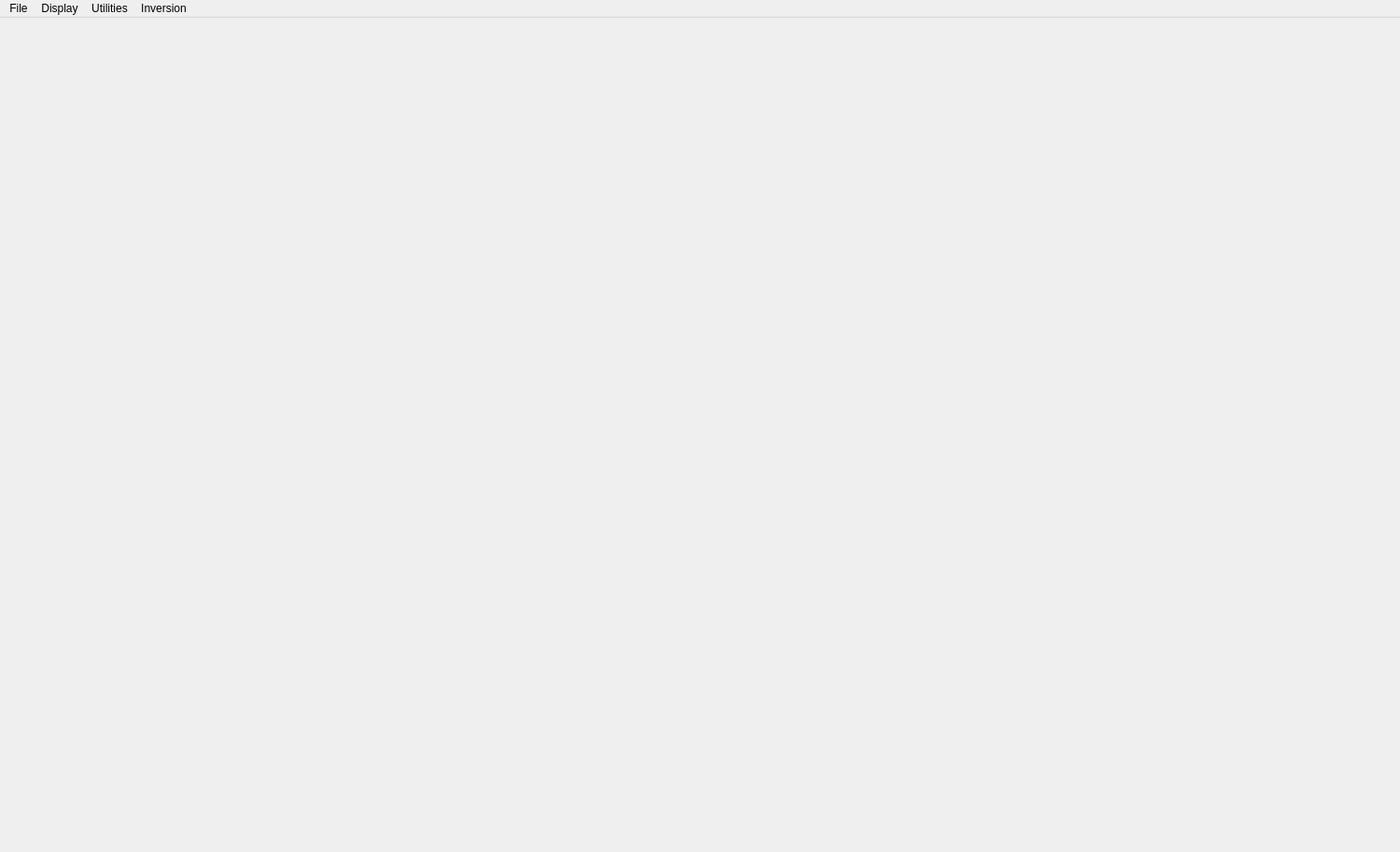
<?xml version="1.0" encoding="UTF-8"?>
<ui version="4.0">
 <class>MainWindow</class>
 <widget class="QMainWindow" name="MainWindow">
  <property name="geometry">
   <rect>
    <x>0</x>
    <y>0</y>
    <width>1500</width>
    <height>913</height>
   </rect>
  </property>
  <property name="windowTitle">
   <string>MainWindow</string>
  </property>
  <widget class="QWidget" name="centralwidget">
   <layout class="QHBoxLayout" name="horizontalLayout">
    <item>
     <widget class="QWidget" name="mplwindow" native="true">
      <property name="enabled">
       <bool>true</bool>
      </property>
      <property name="sizePolicy">
       <sizepolicy hsizetype="Expanding" vsizetype="Preferred">
        <horstretch>0</horstretch>
        <verstretch>0</verstretch>
       </sizepolicy>
      </property>
      <layout class="QVBoxLayout" name="mplvl"/>
     </widget>
    </item>
   </layout>
  </widget>
  <widget class="QMenuBar" name="menubar">
   <property name="geometry">
    <rect>
     <x>0</x>
     <y>0</y>
     <width>1500</width>
     <height>26</height>
    </rect>
   </property>
   <widget class="QMenu" name="menuFile">
    <property name="title">
     <string>File</string>
    </property>
    <addaction name="addData"/>
    <addaction name="saveSTN"/>
    <addaction name="saveDat"/>
    <addaction name="saveGXF"/>
    <addaction name="separator"/>
    <addaction name="readBase"/>
    <addaction name="save_base"/>
    <addaction name="separator"/>
    <addaction name="Save_plot"/>
    <addaction name="separator"/>
    <addaction name="geography"/>
    <addaction name="quitAction"/>
   </widget>
   <widget class="QMenu" name="plotMenu">
    <property name="title">
     <string>Display</string>
    </property>
    <addaction name="originalPlot"/>
    <addaction name="actualPlot"/>
    <addaction name="change_file"/>
    <addaction name="join"/>
    <addaction name="separator"/>
    <addaction name="plotLine"/>
    <addaction name="basePlot"/>
    <addaction name="medianPlot"/>
    <addaction name="plotGradient"/>
    <addaction name="plotGeo"/>
    <addaction name="plotGrid"/>
    <addaction name="plotLineaments"/>
    <addaction name="fill"/>
    <addaction name="separator"/>
    <addaction name="zoom"/>
    <addaction name="zoom_Out"/>
    <addaction name="zoom_In"/>
    <addaction name="zoom_Initial"/>
    <addaction name="separator"/>
    <addaction name="changeQuantile"/>
    <addaction name="secondLine"/>
   </widget>
   <widget class="QMenu" name="Utilities">
    <property name="title">
     <string>Utilities</string>
    </property>
    <addaction name="originalData"/>
    <addaction name="cleanData"/>
    <addaction name="timeCorrect"/>
    <addaction name="diurnalCorrection"/>
    <addaction name="medianJustify"/>
    <addaction name="gaussJustify"/>
    <addaction name="interpolate"/>
    <addaction name="poleReduction"/>
    <addaction name="prolongation"/>
    <addaction name="tiltAngle"/>
    <addaction name="analytic"/>
    <addaction name="lineFFT"/>
    <addaction name="Spector_2D"/>
   </widget>
   <widget class="QMenu" name="Inversion">
    <property name="title">
     <string>Inversion</string>
    </property>
    <addaction name="inv2D"/>
    <addaction name="inv3D"/>
    <addaction name="synthetic"/>
   </widget>
   <addaction name="menuFile"/>
   <addaction name="plotMenu"/>
   <addaction name="Utilities"/>
   <addaction name="Inversion"/>
  </widget>
  <action name="actionPlot">
   <property name="text">
    <string>Display</string>
   </property>
  </action>
  <action name="actualPlot">
   <property name="enabled">
    <bool>true</bool>
   </property>
   <property name="text">
    <string>Plot treated data</string>
   </property>
   <property name="shortcut">
    <string>T</string>
   </property>
  </action>
  <action name="addData">
   <property name="text">
    <string>Get additional data files</string>
   </property>
   <property name="shortcut">
    <string>Shift+D</string>
   </property>
  </action>
  <action name="quitAction">
   <property name="text">
    <string>Quit</string>
   </property>
   <property name="toolTip">
    <string>Quit app</string>
   </property>
   <property name="shortcut">
    <string>Ctrl+Q</string>
   </property>
  </action>
  <action name="medianPlot">
   <property name="text">
    <string>Plot medians</string>
   </property>
   <property name="shortcut">
    <string>M</string>
   </property>
  </action>
  <action name="distanceGather">
   <property name="text">
    <string>Distance gather</string>
   </property>
   <property name="shortcut">
    <string>D</string>
   </property>
  </action>
  <action name="zoom">
   <property name="enabled">
    <bool>false</bool>
   </property>
   <property name="text">
    <string>Zoom</string>
   </property>
   <property name="shortcut">
    <string>Z</string>
   </property>
  </action>
  <action name="zoom_Out">
   <property name="enabled">
    <bool>false</bool>
   </property>
   <property name="text">
    <string>Zoom out</string>
   </property>
   <property name="shortcut">
    <string>Ctrl+Z</string>
   </property>
  </action>
  <action name="zoom_Initial">
   <property name="enabled">
    <bool>false</bool>
   </property>
   <property name="text">
    <string>Zoom initial</string>
   </property>
   <property name="shortcut">
    <string>Alt+Z</string>
   </property>
  </action>
  <action name="interpolate">
   <property name="text">
    <string>Interpolate</string>
   </property>
   <property name="toolTip">
    <string>Interpolate inside a convexly shaped area</string>
   </property>
   <property name="statusTip">
    <string/>
   </property>
   <property name="shortcut">
    <string>Ctrl+I</string>
   </property>
  </action>
  <action name="medianJustify">
   <property name="text">
    <string>Reduce direction effect by median</string>
   </property>
   <property name="toolTip">
    <string>Reduce direction effect adjusting medians</string>
   </property>
   <property name="shortcut">
    <string>Ctrl+M</string>
   </property>
  </action>
  <action name="StaLta">
   <property name="text">
    <string>STA_LTA</string>
   </property>
   <property name="shortcut">
    <string>Shift+P</string>
   </property>
  </action>
  <action name="PlotPicks">
   <property name="enabled">
    <bool>false</bool>
   </property>
   <property name="text">
    <string>Plot Picks</string>
   </property>
  </action>
  <action name="MovePicks">
   <property name="enabled">
    <bool>false</bool>
   </property>
   <property name="text">
    <string>Move Picks</string>
   </property>
   <property name="shortcut">
    <string>Ctrl+M</string>
   </property>
  </action>
  <action name="ManualPicks">
   <property name="text">
    <string>Manual picks</string>
   </property>
   <property name="shortcut">
    <string>M</string>
   </property>
  </action>
  <action name="FrequencyFilter">
   <property name="text">
    <string>Frequency</string>
   </property>
   <property name="shortcut">
    <string>Ctrl+F</string>
   </property>
  </action>
  <action name="originalDataAll">
   <property name="text">
    <string>Original data all shots</string>
   </property>
   <property name="shortcut">
    <string>Shift+O</string>
   </property>
  </action>
  <action name="erasePicks">
   <property name="text">
    <string>Erase all picks</string>
   </property>
   <property name="shortcut">
    <string>Ctrl+E</string>
   </property>
  </action>
  <action name="TraceSign">
   <property name="text">
    <string>Change trace sign</string>
   </property>
   <property name="toolTip">
    <string>change sign of 1 trace</string>
   </property>
   <property name="shortcut">
    <string>I</string>
   </property>
  </action>
  <action name="ChangeSign">
   <property name="text">
    <string>Change sign</string>
   </property>
   <property name="toolTip">
    <string>change sign of all traces</string>
   </property>
   <property name="shortcut">
    <string>Ctrl+I</string>
   </property>
  </action>
  <action name="readBase">
   <property name="enabled">
    <bool>true</bool>
   </property>
   <property name="text">
    <string>Get base station data</string>
   </property>
   <property name="toolTip">
    <string>Choose base station data file(s)</string>
   </property>
   <property name="shortcut">
    <string>Shift+B</string>
   </property>
  </action>
  <action name="CorrelationPicks">
   <property name="enabled">
    <bool>true</bool>
   </property>
   <property name="text">
    <string>Correlation picks</string>
   </property>
   <property name="toolTip">
    <string>picking by cross correlation</string>
   </property>
   <property name="shortcut">
    <string>Shift+C</string>
   </property>
  </action>
  <action name="AmpPicks">
   <property name="text">
    <string>Amplitude picks</string>
   </property>
   <property name="shortcut">
    <string>Ctrl+A</string>
   </property>
  </action>
  <action name="MuteTrace">
   <property name="text">
    <string>Mute/recover trace</string>
   </property>
   <property name="toolTip">
    <string>Click near trace to be muted or recovered</string>
   </property>
   <property name="shortcut">
    <string>Ctrl+T</string>
   </property>
  </action>
  <action name="PlotCalculatedTimes">
   <property name="checkable">
    <bool>true</bool>
   </property>
   <property name="enabled">
    <bool>false</bool>
   </property>
   <property name="text">
    <string>Plot calculated times </string>
   </property>
   <property name="toolTip">
    <string>Plot calculated travel times</string>
   </property>
  </action>
  <action name="StorePicks">
   <property name="text">
    <string>Store picks</string>
   </property>
   <property name="toolTip">
    <string>Store Picks in file picks.dat</string>
   </property>
   <property name="shortcut">
    <string>Ctrl+S</string>
   </property>
  </action>
  <action name="MuteAir">
   <property name="text">
    <string>Mute air wave</string>
   </property>
   <property name="shortcut">
    <string>A</string>
   </property>
  </action>
  <action name="Air_wave_fk">
   <property name="text">
    <string>Air_wave fk</string>
   </property>
   <property name="toolTip">
    <string>Eliminate air waves by fk-filter</string>
   </property>
   <property name="shortcut">
    <string>Shift+A</string>
   </property>
  </action>
  <action name="MuteBefore">
   <property name="text">
    <string>Mute before line</string>
   </property>
   <property name="toolTip">
    <string>Mute before line drawn</string>
   </property>
   <property name="shortcut">
    <string>L</string>
   </property>
  </action>
  <action name="Vel_filter">
   <property name="text">
    <string>Velocity filter</string>
   </property>
   <property name="toolTip">
    <string>Velocity filter</string>
   </property>
   <property name="shortcut">
    <string>Ctrl+V</string>
   </property>
  </action>
  <action name="Save_Bin">
   <property name="text">
    <string>Save_Binary</string>
   </property>
   <property name="toolTip">
    <string>Save just binary data of all files</string>
   </property>
   <property name="shortcut">
    <string>B</string>
   </property>
  </action>
  <action name="saveSTN">
   <property name="enabled">
    <bool>false</bool>
   </property>
   <property name="text">
    <string>Save magnetic data stn format</string>
   </property>
   <property name="toolTip">
    <string>Save actual data to stn file</string>
   </property>
   <property name="shortcut">
    <string>S</string>
   </property>
  </action>
  <action name="t_Gain">
   <property name="checkable">
    <bool>true</bool>
   </property>
   <property name="text">
    <string>Time gain</string>
   </property>
  </action>
  <action name="d_Gain">
   <property name="checkable">
    <bool>true</bool>
   </property>
   <property name="text">
    <string>Distance gain</string>
   </property>
  </action>
  <action name="Agc">
   <property name="checkable">
    <bool>true</bool>
   </property>
   <property name="text">
    <string>AGC</string>
   </property>
  </action>
  <action name="t_Norm">
   <property name="checkable">
    <bool>true</bool>
   </property>
   <property name="checked">
    <bool>true</bool>
   </property>
   <property name="enabled">
    <bool>false</bool>
   </property>
   <property name="text">
    <string>Trace normalize</string>
   </property>
  </action>
  <action name="MuteAfter">
   <property name="text">
    <string>Mute after line</string>
   </property>
   <property name="shortcut">
    <string>Shift+L</string>
   </property>
  </action>
  <action name="FiltTrace">
   <property name="text">
    <string>Frequency filter single trace</string>
   </property>
  </action>
  <action name="basePlot">
   <property name="enabled">
    <bool>false</bool>
   </property>
   <property name="text">
    <string>Plot base station data</string>
   </property>
   <property name="shortcut">
    <string>B</string>
   </property>
  </action>
  <action name="Save_ASCII">
   <property name="text">
    <string>Save_ASCII</string>
   </property>
  </action>
  <action name="gaussJustify">
   <property name="enabled">
    <bool>false</bool>
   </property>
   <property name="text">
    <string>Reduce direction effect by Gauss</string>
   </property>
   <property name="toolTip">
    <string>Use Gauss transform to eliminate directional effect</string>
   </property>
   <property name="shortcut">
    <string>Ctrl+G</string>
   </property>
  </action>
  <action name="StoreGimli">
   <property name="text">
    <string>Store Gimli format</string>
   </property>
   <property name="toolTip">
    <string>Store Picks in Gimli format (file pics.sgt)</string>
   </property>
  </action>
  <action name="Modelled_arrivals">
   <property name="checkable">
    <bool>true</bool>
   </property>
   <property name="enabled">
    <bool>true</bool>
   </property>
   <property name="text">
    <string>Plot modelled arrivals</string>
   </property>
   <property name="toolTip">
    <string>Plot modelled arrival times on seismograms</string>
   </property>
  </action>
  <action name="Save_plot">
   <property name="text">
    <string>Save Plot</string>
   </property>
   <property name="iconText">
    <string>Save Plot</string>
   </property>
   <property name="shortcut">
    <string>Shift+P</string>
   </property>
  </action>
  <action name="diurnalCorrection">
   <property name="text">
    <string>Apply diurnal correction</string>
   </property>
   <property name="shortcut">
    <string>Ctrl+D</string>
   </property>
  </action>
  <action name="Change_colors">
   <property name="enabled">
    <bool>false</bool>
   </property>
   <property name="text">
    <string>Change colors tomo</string>
   </property>
   <property name="toolTip">
    <string>Change color scale and depth limit after tomography</string>
   </property>
   <property name="shortcut">
    <string>C</string>
   </property>
  </action>
  <action name="Uncertainty_change">
   <property name="text">
    <string>Uncertainty change</string>
   </property>
   <property name="shortcut">
    <string>Shift+U</string>
   </property>
  </action>
  <action name="zoom_In">
   <property name="enabled">
    <bool>false</bool>
   </property>
   <property name="text">
    <string>Zoom in</string>
   </property>
   <property name="toolTip">
    <string>zoom into next higher zoom</string>
   </property>
   <property name="shortcut">
    <string>Shift+Z</string>
   </property>
  </action>
  <action name="originalPlot">
   <property name="text">
    <string>Plot original data</string>
   </property>
   <property name="shortcut">
    <string>O</string>
   </property>
  </action>
  <action name="fill">
   <property name="checkable">
    <bool>true</bool>
   </property>
   <property name="enabled">
    <bool>false</bool>
   </property>
   <property name="text">
    <string>Plot filled rectangle</string>
   </property>
   <property name="toolTip">
    <string>Fill nans by extrapolation with inverse squarde distance weighting</string>
   </property>
   <property name="shortcut">
    <string>Ctrl+F</string>
   </property>
  </action>
  <action name="Animation">
   <property name="text">
    <string>Wave animation</string>
   </property>
   <property name="shortcut">
    <string>W</string>
   </property>
  </action>
  <action name="Save_SEG2">
   <property name="text">
    <string>Save SEG2</string>
   </property>
   <property name="statusTip">
    <string>Sae file(s) in SEG2 Format</string>
   </property>
   <property name="shortcut">
    <string>2</string>
   </property>
  </action>
  <action name="Attenuation">
   <property name="text">
    <string>Attenuation</string>
   </property>
   <property name="shortcut">
    <string>Q</string>
   </property>
  </action>
  <action name="plotAllPicks">
   <property name="text">
    <string>Plot all picks</string>
   </property>
   <property name="shortcut">
    <string>Alt+P</string>
   </property>
  </action>
  <action name="Save_headers">
   <property name="text">
    <string>Save headers</string>
   </property>
   <property name="toolTip">
    <string>Save headers of each data file to ASCII file</string>
   </property>
   <property name="shortcut">
    <string>H</string>
   </property>
  </action>
  <action name="component">
   <property name="enabled">
    <bool>false</bool>
   </property>
   <property name="text">
    <string>Choose component</string>
   </property>
   <property name="toolTip">
    <string>Choose geophone component to be plotted</string>
   </property>
   <property name="shortcut">
    <string>G</string>
   </property>
  </action>
  <action name="Pseudo_velocity">
   <property name="enabled">
    <bool>false</bool>
   </property>
   <property name="text">
    <string>Pseudo-velocities</string>
   </property>
   <property name="toolTip">
    <string>Plot pseudo-velocity profile</string>
   </property>
   <property name="shortcut">
    <string>V</string>
   </property>
  </action>
  <action name="phaseAngles">
   <property name="checkable">
    <bool>true</bool>
   </property>
   <property name="enabled">
    <bool>false</bool>
   </property>
   <property name="text">
    <string>Phase-angles</string>
   </property>
   <property name="toolTip">
    <string>Phase-angles for 2C or 3C data</string>
   </property>
  </action>
  <action name="poleReduction">
   <property name="enabled">
    <bool>false</bool>
   </property>
   <property name="text">
    <string>Pole reduction</string>
   </property>
   <property name="toolTip">
    <string>Reduce anomalies to magnetic pole</string>
   </property>
   <property name="shortcut">
    <string>Ctrl+P</string>
   </property>
  </action>
  <action name="originalData">
   <property name="text">
    <string>Restart with original data</string>
   </property>
   <property name="toolTip">
    <string>Restart data treatment at scratch</string>
   </property>
   <property name="shortcut">
    <string>Ctrl+R</string>
   </property>
  </action>
  <action name="cleanData">
   <property name="text">
    <string>Clean data</string>
   </property>
   <property name="shortcut">
    <string>Ctrl+K</string>
   </property>
  </action>
  <action name="changeQuantile">
   <property name="text">
    <string>Change color scale</string>
   </property>
   <property name="toolTip">
    <string>Change quantile for plotting color scale</string>
   </property>
   <property name="shortcut">
    <string>Q</string>
   </property>
  </action>
  <action name="plotLine">
   <property name="text">
    <string>Plot single Line</string>
   </property>
   <property name="shortcut">
    <string>L</string>
   </property>
  </action>
  <action name="saveDat">
   <property name="text">
    <string>Save .dat format</string>
   </property>
   <property name="shortcut">
    <string>F</string>
   </property>
  </action>
  <action name="lineFFT">
   <property name="enabled">
    <bool>false</bool>
   </property>
   <property name="text">
    <string>Spector 1D</string>
   </property>
   <property name="shortcut">
    <string>Shift+F</string>
   </property>
  </action>
  <action name="save_base">
   <property name="text">
    <string>Save base data</string>
   </property>
   <property name="toolTip">
    <string>Save base station data</string>
   </property>
   <property name="shortcut">
    <string>Ctrl+B</string>
   </property>
  </action>
  <action name="plotGradient">
   <property name="checkable">
    <bool>true</bool>
   </property>
   <property name="checked">
    <bool>false</bool>
   </property>
   <property name="text">
    <string>Plot gradient</string>
   </property>
   <property name="shortcut">
    <string>G</string>
   </property>
  </action>
  <action name="tiltAngle">
   <property name="enabled">
    <bool>false</bool>
   </property>
   <property name="text">
    <string>Tilt angle</string>
   </property>
   <property name="toolTip">
    <string>Caclulate tilt angle</string>
   </property>
   <property name="shortcut">
    <string>Ctrl+T</string>
   </property>
  </action>
  <action name="secondLine">
   <property name="text">
    <string>Every second line</string>
   </property>
   <property name="shortcut">
    <string>2</string>
   </property>
  </action>
  <action name="prolongation">
   <property name="enabled">
    <bool>false</bool>
   </property>
   <property name="text">
    <string>Upward continuation</string>
   </property>
   <property name="shortcut">
    <string>Ctrl+U</string>
   </property>
  </action>
  <action name="analytic">
   <property name="enabled">
    <bool>false</bool>
   </property>
   <property name="text">
    <string>Analytic signal</string>
   </property>
   <property name="shortcut">
    <string>Ctrl+H</string>
   </property>
  </action>
  <action name="geography">
   <property name="text">
    <string>Get geography data</string>
   </property>
   <property name="shortcut">
    <string>Shift+G</string>
   </property>
  </action>
  <action name="plotGeo">
   <property name="checkable">
    <bool>true</bool>
   </property>
   <property name="checked">
    <bool>true</bool>
   </property>
   <property name="enabled">
    <bool>false</bool>
   </property>
   <property name="text">
    <string>Plot geography</string>
   </property>
   <property name="toolTip">
    <string>Plot geography information</string>
   </property>
   <property name="shortcut">
    <string>Alt+G</string>
   </property>
  </action>
  <action name="plotGrid">
   <property name="checkable">
    <bool>true</bool>
   </property>
   <property name="checked">
    <bool>true</bool>
   </property>
   <property name="text">
    <string>Plot grid</string>
   </property>
   <property name="shortcut">
    <string>X</string>
   </property>
  </action>
  <action name="plotLineaments">
   <property name="checkable">
    <bool>true</bool>
   </property>
   <property name="checked">
    <bool>true</bool>
   </property>
   <property name="enabled">
    <bool>false</bool>
   </property>
   <property name="text">
    <string>Plot lineaments</string>
   </property>
   <property name="shortcut">
    <string>Shift+L</string>
   </property>
  </action>
  <action name="Spector_2D">
   <property name="enabled">
    <bool>false</bool>
   </property>
   <property name="text">
    <string>Spector 2D</string>
   </property>
   <property name="shortcut">
    <string>Alt+F</string>
   </property>
  </action>
  <action name="change_file">
   <property name="enabled">
    <bool>false</bool>
   </property>
   <property name="text">
    <string>Change data file</string>
   </property>
   <property name="shortcut">
    <string>D</string>
   </property>
  </action>
  <action name="join">
   <property name="enabled">
    <bool>false</bool>
   </property>
   <property name="text">
    <string>Join data sets</string>
   </property>
   <property name="shortcut">
    <string>J</string>
   </property>
  </action>
  <action name="adjust">
   <property name="enabled">
    <bool>false</bool>
   </property>
   <property name="text">
    <string>Adjust block differences</string>
   </property>
   <property name="shortcut">
    <string>Ctrl+A</string>
   </property>
  </action>
  <action name="inv2D">
   <property name="text">
    <string>2.5D inversion</string>
   </property>
   <property name="shortcut">
    <string>I</string>
   </property>
  </action>
  <action name="inv3D">
   <property name="text">
    <string>3D inversion</string>
   </property>
   <property name="shortcut">
    <string>3</string>
   </property>
  </action>
  <action name="timeCorrect">
   <property name="text">
    <string>Correct time</string>
   </property>
   <property name="toolTip">
    <string>Correct time of magnetometer data. The day may be easily corrected with e text editor. Here, only the hour/minute/second is corrected</string>
   </property>
   <property name="shortcut">
    <string>Shift+C</string>
   </property>
  </action>
  <action name="synthetic">
   <property name="text">
    <string>Synthetic model</string>
   </property>
   <property name="shortcut">
    <string>Shift+S</string>
   </property>
  </action>
  <action name="saveGXF">
   <property name="enabled">
    <bool>false</bool>
   </property>
   <property name="text">
    <string>Save .GXF format</string>
   </property>
   <property name="shortcut">
    <string>Shift+X</string>
   </property>
  </action>
 </widget>
 <resources/>
 <connections/>
</ui>
